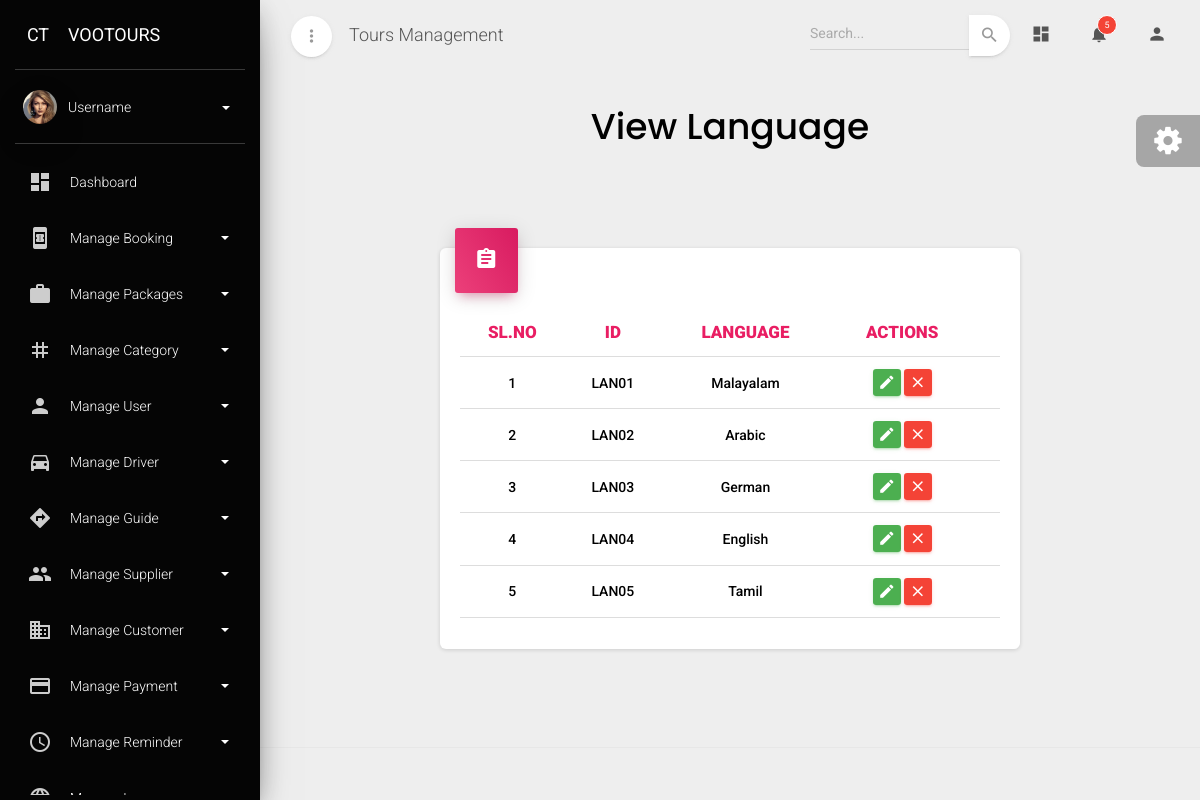
The page /viewlanguage on the database as committed earlier.
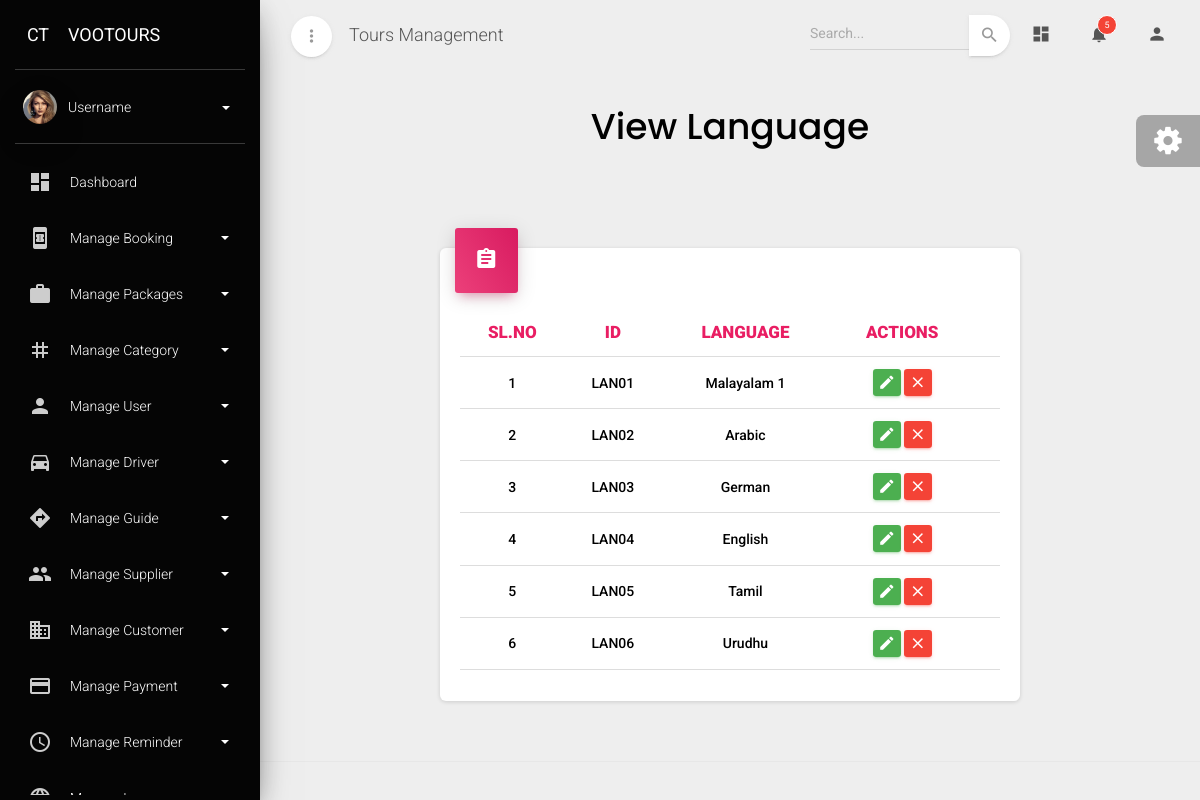
The same page on the database as committed later.
### admin_dashboard/models.py (models this page shows, shortened)
class Language(models.Model):
    language_id = models.CharField(max_length=10, primary_key=True, editable=False)
    language_name = models.CharField(max_length=100,unique=True)

### admin_dashboard/views.py (the view)
# urls.py: path('viewlanguage',View_language,name="viewlanguage"),
def View_language(request):
    data=Language.objects.all()
    return render(request,'view_language.html',{'data':data})

### admin_dashboard/templates/view_language.html (shortened to what this page needs)
{% extends "base.html" %}
{% block content %}
<div class="content">
  <div class="container-fluid">
    <div class="row text-center">
      <h2
        class="font-weight-bold"
        style="font-family: poppins, serif; color: #000"
      >
        View Language
      </h2>
    </div>
    <div class="row mt-2">
      <div class="mt-5">
        <div class="row" id="supplier-allocation-content">
          <div class="col-2"></div>
          <div class="col-lg-8 col-md-12 col-md-12">
            <div class="card">
              <div class="card-header card-header-rose card-header-icon">
                <div class="card-icon">
                  <i class="material-icons">assignment</i>
                </div>
              </div>
              <div class="card-body">
                <div class="table-responsive">
                  <table class="table">
                    <thead>
                      <tr>
                        <th class="text-center  text-rose" style="font-weight: 900;" >SL.NO</th>
                        <th class="text-center  text-rose" style="font-weight: 900;" >ID</th>
                        <th class="text-center  text-rose" style="font-weight: 900;" >LANGUAGE</th>
                        <th class="text-center  text-rose" style="font-weight: 900;" >ACTIONS</th>
                        <th class="text-center  text-rose" style="font-weight: 900;" ></th>
                      </tr>
                    </thead>
                    <tbody>
                      {% for i in data %}
                      <tr>
                        <tr>
                          <td class="text-center" style="font-weight: 500;">{{forloop.counter}}</td>
                          <td class="text-center text-capitalize" style="font-weight: 500;">{{i.language_id}}</td>
                          <td class="text-center text-capitalize" style="font-weight: 500;">{{i.language_name}}</td>
                          <td class="td-actions text-center">
                            <button type="button" rel="tooltip" class="btn btn-success" data-toggle="modal" data-target="#editModal{{i.language_id}}" onclick="openEditModal('{{i.language_id}}')"> <i class="material-icons">edit</i> </button>
                            <button type="button" rel="tooltip" class="btn btn-danger" data-toggle="modal" data-target="#deleteModal{{i.language_id}}" onclick="openDeleteModal('{{i.language_id}}')"> <i class="material-icons">close</i> </button>
                          </td>
                          <td class="text-center text-capitalize" style="font-weight: 500;"></td>
                      </tr>
                      {% endfor %}
                    </tbody>
                  </table>
                </div>
              </div>
            </div>
          </div>
          <div class="col-2"></div>
        </div>
      </div>
    </div>
  </div>
</div>
{% endblock content %}

Rows that differ between the two databases and show on the page:
changed Language "LAN01": language_name "Malayalam" → "Malayalam 1"
added Language: language_id "LAN06", language_name "Urudhu"
